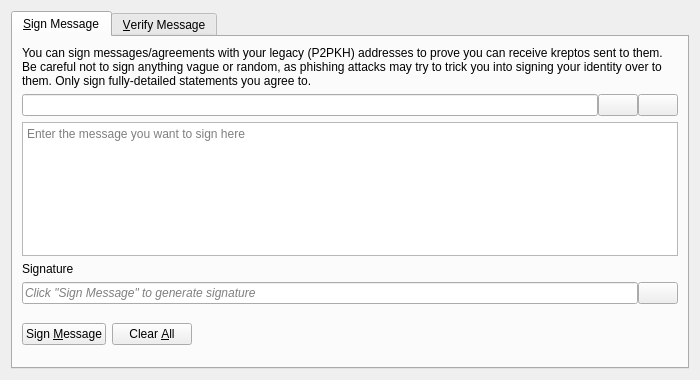
<?xml version="1.0" encoding="UTF-8"?>
<ui version="4.0">
 <class>SignVerifyMessageDialog</class>
 <widget class="QDialog" name="SignVerifyMessageDialog">
  <property name="geometry">
   <rect>
    <x>0</x>
    <y>0</y>
    <width>700</width>
    <height>380</height>
   </rect>
  </property>
  <property name="windowTitle">
   <string>Signatures - Sign / Verify a Message</string>
  </property>
  <property name="modal">
   <bool>true</bool>
  </property>
  <layout class="QVBoxLayout" name="verticalLayout">
   <item>
    <widget class="QTabWidget" name="tabWidget">
     <property name="currentIndex">
      <number>0</number>
     </property>
     <widget class="QWidget" name="tabSignMessage">
      <attribute name="title">
       <string>&amp;Sign Message</string>
      </attribute>
      <layout class="QVBoxLayout" name="verticalLayout_SM">
       <item>
        <widget class="QLabel" name="infoLabel_SM">
         <property name="text">
          <string>You can sign messages/agreements with your legacy (P2PKH) addresses to prove you can receive kreptos sent to them. Be careful not to sign anything vague or random, as phishing attacks may try to trick you into signing your identity over to them. Only sign fully-detailed statements you agree to.</string>
         </property>
         <property name="textFormat">
          <enum>Qt::PlainText</enum>
         </property>
         <property name="wordWrap">
          <bool>true</bool>
         </property>
        </widget>
       </item>
       <item>
        <layout class="QHBoxLayout" name="horizontalLayout_1_SM">
         <property name="spacing">
          <number>0</number>
         </property>
         <item>
          <widget class="QValidatedLineEdit" name="addressIn_SM">
           <property name="toolTip">
            <string>The Krepto address to sign the message with</string>
           </property>
          </widget>
         </item>
         <item>
          <widget class="QPushButton" name="addressBookButton_SM">
           <property name="toolTip">
            <string>Choose previously used address</string>
           </property>
           <property name="text">
            <string/>
           </property>
           <property name="icon">
            <iconset resource="../bitcoin.qrc">
             <normaloff>:/icons/address-book</normaloff>:/icons/address-book</iconset>
           </property>
           <property name="shortcut">
            <string>Alt+A</string>
           </property>
           <property name="autoDefault">
            <bool>false</bool>
           </property>
          </widget>
         </item>
         <item>
          <widget class="QPushButton" name="pasteButton_SM">
           <property name="toolTip">
            <string>Paste address from clipboard</string>
           </property>
           <property name="text">
            <string/>
           </property>
           <property name="icon">
            <iconset resource="../bitcoin.qrc">
             <normaloff>:/icons/editpaste</normaloff>:/icons/editpaste</iconset>
           </property>
           <property name="shortcut">
            <string>Alt+P</string>
           </property>
           <property name="autoDefault">
            <bool>false</bool>
           </property>
          </widget>
         </item>
        </layout>
       </item>
       <item>
        <widget class="QPlainTextEdit" name="messageIn_SM">
         <property name="toolTip">
          <string>Enter the message you want to sign here</string>
         </property>
         <property name="placeholderText">
          <string>Enter the message you want to sign here</string>
         </property>
        </widget>
       </item>
       <item>
        <widget class="QLabel" name="signatureLabel_SM">
         <property name="text">
          <string>Signature</string>
         </property>
         <property name="textFormat">
          <enum>Qt::PlainText</enum>
         </property>
        </widget>
       </item>
       <item>
        <layout class="QHBoxLayout" name="horizontalLayout_2_SM">
         <property name="spacing">
          <number>0</number>
         </property>
         <item>
          <widget class="QLineEdit" name="signatureOut_SM">
           <property name="placeholderText">
            <string>Click "Sign Message" to generate signature</string>
           </property>
           <property name="font">
            <font>
             <italic>true</italic>
            </font>
           </property>
           <property name="readOnly">
            <bool>true</bool>
           </property>
          </widget>
         </item>
         <item>
          <widget class="QPushButton" name="copySignatureButton_SM">
           <property name="toolTip">
            <string>Copy the current signature to the system clipboard</string>
           </property>
           <property name="text">
            <string/>
           </property>
           <property name="icon">
            <iconset resource="../bitcoin.qrc">
             <normaloff>:/icons/editcopy</normaloff>:/icons/editcopy</iconset>
           </property>
           <property name="autoDefault">
            <bool>false</bool>
           </property>
          </widget>
         </item>
        </layout>
       </item>
       <item>
        <layout class="QHBoxLayout" name="horizontalLayout_3_SM">
         <item>
          <widget class="QPushButton" name="signMessageButton_SM">
           <property name="toolTip">
            <string>Sign the message to prove you own this Krepto address</string>
           </property>
           <property name="text">
            <string>Sign &amp;Message</string>
           </property>
           <property name="icon">
            <iconset resource="../bitcoin.qrc">
             <normaloff>:/icons/edit</normaloff>:/icons/edit</iconset>
           </property>
           <property name="autoDefault">
            <bool>false</bool>
           </property>
          </widget>
         </item>
         <item>
          <widget class="QPushButton" name="clearButton_SM">
           <property name="toolTip">
            <string>Reset all sign message fields</string>
           </property>
           <property name="text">
            <string>Clear &amp;All</string>
           </property>
           <property name="icon">
            <iconset resource="../bitcoin.qrc">
             <normaloff>:/icons/remove</normaloff>:/icons/remove</iconset>
           </property>
           <property name="autoDefault">
            <bool>false</bool>
           </property>
          </widget>
         </item>
         <item>
          <spacer name="horizontalSpacer_1_SM">
           <property name="orientation">
            <enum>Qt::Horizontal</enum>
           </property>
           <property name="sizeHint" stdset="0">
            <size>
             <width>40</width>
             <height>48</height>
            </size>
           </property>
          </spacer>
         </item>
         <item>
          <widget class="QLabel" name="statusLabel_SM">
           <property name="font">
            <font>
             <weight>75</weight>
             <bold>true</bold>
            </font>
           </property>
           <property name="text">
            <string/>
           </property>
           <property name="wordWrap">
            <bool>true</bool>
           </property>
          </widget>
         </item>
         <item>
          <spacer name="horizontalSpacer_2_SM">
           <property name="orientation">
            <enum>Qt::Horizontal</enum>
           </property>
           <property name="sizeHint" stdset="0">
            <size>
             <width>40</width>
             <height>48</height>
            </size>
           </property>
          </spacer>
         </item>
        </layout>
       </item>
      </layout>
     </widget>
     <widget class="QWidget" name="tabVerifyMessage">
      <attribute name="title">
       <string>&amp;Verify Message</string>
      </attribute>
      <layout class="QVBoxLayout" name="verticalLayout_VM">
       <item>
        <widget class="QLabel" name="infoLabel_VM">
         <property name="text">
          <string>Enter the receiver's address, message (ensure you copy line breaks, spaces, tabs, etc. exactly) and signature below to verify the message. Be careful not to read more into the signature than what is in the signed message itself, to avoid being tricked by a man-in-the-middle attack. Note that this only proves the signing party receives with the address, it cannot prove sendership of any transaction!</string>
         </property>
         <property name="textFormat">
          <enum>Qt::PlainText</enum>
         </property>
         <property name="alignment">
          <set>Qt::AlignLeading|Qt::AlignLeft|Qt::AlignTop</set>
         </property>
         <property name="wordWrap">
          <bool>true</bool>
         </property>
        </widget>
       </item>
       <item>
        <layout class="QHBoxLayout" name="horizontalLayout_1_VM">
         <property name="spacing">
          <number>0</number>
         </property>
         <item>
          <widget class="QValidatedLineEdit" name="addressIn_VM">
           <property name="toolTip">
            <string>The Krepto address the message was signed with</string>
           </property>
          </widget>
         </item>
         <item>
          <widget class="QPushButton" name="addressBookButton_VM">
           <property name="toolTip">
            <string>Choose previously used address</string>
           </property>
           <property name="text">
            <string/>
           </property>
           <property name="icon">
            <iconset resource="../bitcoin.qrc">
             <normaloff>:/icons/address-book</normaloff>:/icons/address-book</iconset>
           </property>
           <property name="shortcut">
            <string>Alt+A</string>
           </property>
           <property name="autoDefault">
            <bool>false</bool>
           </property>
          </widget>
         </item>
        </layout>
       </item>
       <item>
        <widget class="QPlainTextEdit" name="messageIn_VM">
          <property name="toolTip">
            <string>The signed message to verify</string>
          </property>
          <property name="placeholderText">
            <string>The signed message to verify</string>
          </property>
        </widget>
       </item>
       <item>
        <widget class="QValidatedLineEdit" name="signatureIn_VM">
          <property name="toolTip">
            <string>The signature given when the message was signed</string>
          </property>
          <property name="placeholderText">
            <string>The signature given when the message was signed</string>
          </property>
        </widget>
       </item>
       <item>
        <layout class="QHBoxLayout" name="horizontalLayout_2_VM">
         <item>
          <widget class="QPushButton" name="verifyMessageButton_VM">
           <property name="toolTip">
            <string>Verify the message to ensure it was signed with the specified Krepto address</string>
           </property>
           <property name="text">
            <string>Verify &amp;Message</string>
           </property>
           <property name="icon">
            <iconset resource="../bitcoin.qrc">
             <normaloff>:/icons/transaction_0</normaloff>:/icons/transaction_0</iconset>
           </property>
           <property name="autoDefault">
            <bool>false</bool>
           </property>
          </widget>
         </item>
         <item>
          <widget class="QPushButton" name="clearButton_VM">
           <property name="toolTip">
            <string>Reset all verify message fields</string>
           </property>
           <property name="text">
            <string>Clear &amp;All</string>
           </property>
           <property name="icon">
            <iconset resource="../bitcoin.qrc">
             <normaloff>:/icons/remove</normaloff>:/icons/remove</iconset>
           </property>
           <property name="autoDefault">
            <bool>false</bool>
           </property>
          </widget>
         </item>
         <item>
          <spacer name="horizontalSpacer_1_VM">
           <property name="orientation">
            <enum>Qt::Horizontal</enum>
           </property>
           <property name="sizeHint" stdset="0">
            <size>
             <width>40</width>
             <height>48</height>
            </size>
           </property>
          </spacer>
         </item>
         <item>
          <widget class="QLabel" name="statusLabel_VM">
           <property name="font">
            <font>
             <weight>75</weight>
             <bold>true</bold>
            </font>
           </property>
           <property name="text">
            <string/>
           </property>
           <property name="wordWrap">
            <bool>true</bool>
           </property>
          </widget>
         </item>
         <item>
          <spacer name="horizontalSpacer_2_VM">
           <property name="orientation">
            <enum>Qt::Horizontal</enum>
           </property>
           <property name="sizeHint" stdset="0">
            <size>
             <width>40</width>
             <height>48</height>
            </size>
           </property>
          </spacer>
         </item>
        </layout>
       </item>
      </layout>
     </widget>
    </widget>
   </item>
  </layout>
 </widget>
 <customwidgets>
  <customwidget>
   <class>QValidatedLineEdit</class>
   <extends>QLineEdit</extends>
   <header>qt/qvalidatedlineedit.h</header>
  </customwidget>
 </customwidgets>
 <resources>
  <include location="../bitcoin.qrc"/>
 </resources>
 <connections/>
</ui>
